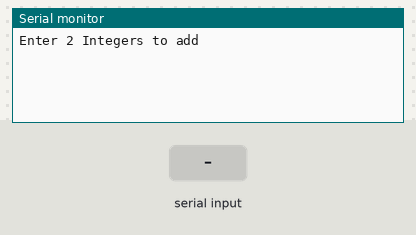
Bench run of a sketch on a simulated Arduino Uno, built with avr-gcc and run on an emulated ATmega328P. On the bench: the last lines printed to the serial monitor. The test bench sets the inputs (shaded band).

Above: at 1.2 s.
1.3 s: "90,45\n" received over Serial
At 2.5 s:
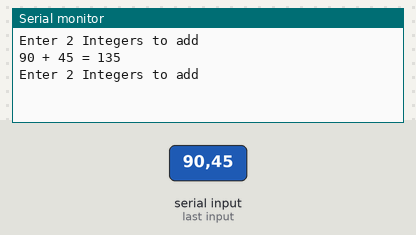
2.8 s: "30,150\n" received over Serial
At 4.6 s:
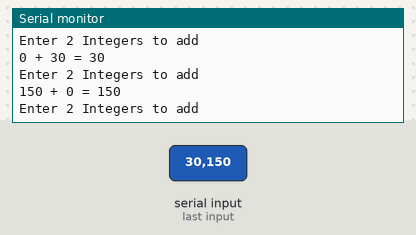

The sketch:

hw2_201924530.ino
```cpp
long num1, num2, sum;

void setup() {
  Serial.begin(9600);
}

void loop() {
  Serial.println("Enter 2 Integers to add");
  while(true){

    if(Serial.available() > 0){
      long num1 = Serial.parseInt();
      while(true){
        if(Serial.available() > 0){
          long num2 = Serial.parseInt();
          long sum = num1 + num2;
          Serial.print(num1);
          Serial.print(" + ");
          Serial.print(num2);
          Serial.print(" = ");
          Serial.println(sum);
          break;
        }
      }
      break;
    }
  }
}
```

Measured:
- after the input at 1.3 s, the serial monitor: prints a new line at once (image 1)
- after the input at 2.8 s, the serial monitor: prints a new line at once (image 2)
